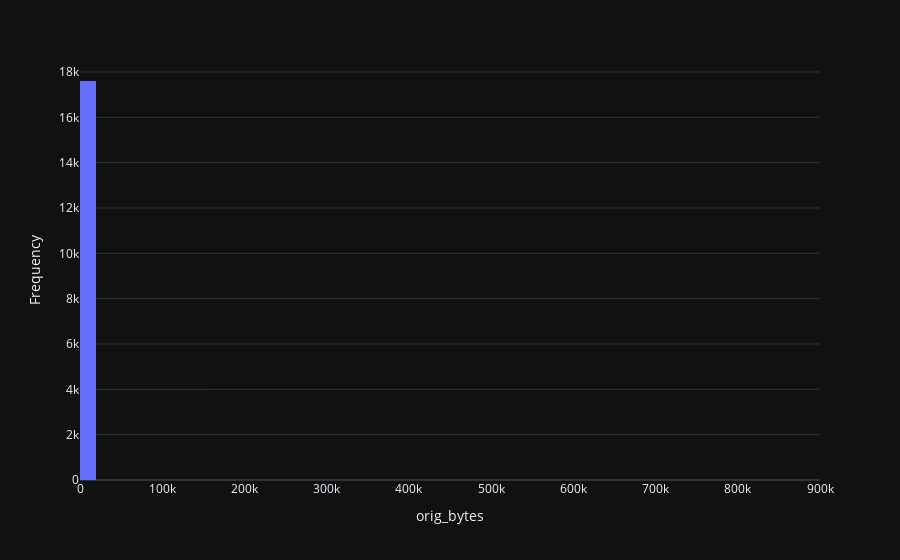

Notebook cell for this chart:
### Code cell
hist(conn_df[conn_df["orig_bytes"] < 999999], "orig_bytes")

### Figure 1 — Plotly figure (JSON) as saved in the notebook; plotly's stock layout.template omitted (floating-point values rounded to 4 significant figures; data arrays with more than 128 entries replaced by an {"elided": "..."} marker saying what was removed)
{"data": [{"alignmentgroup": "True", "bingroup": "x", "hovertemplate": "orig_bytes=%{x}<br>count=%{y}<extra></extra>", "legendgroup": "", "marker": {"color": "#636efa", "pattern": {"shape": ""}}, "name": "", "nbinsx": 50, "offsetgroup": "", "orientation": "v", "showlegend": false, "type": "histogram", "x": {"elided": "17605 int values"}, "xaxis": "x", "yaxis": "y"}], "layout": {"barmode": "relative", "legend": {"tracegroupgap": 0}, "margin": {"t": 60}, "xaxis": {"anchor": "y", "domain": [0, 1], "title": {"text": "orig_bytes"}}, "yaxis": {"anchor": "x", "domain": [0, 1], "title": {"text": "Frequency"}}}}
